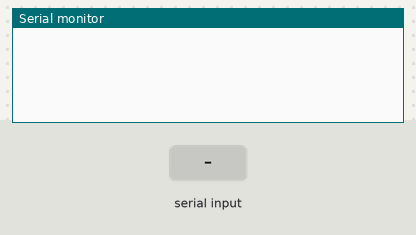
The sketch below on a simulated Arduino Uno, built with avr-gcc and run on an emulated ATmega328P. On the bench: the last lines printed to the serial monitor. Inputs (shaded band) come from the test bench.

Above: at 1.2 s.
1.3 s: byte 30 received over Serial
At 1.9 s:
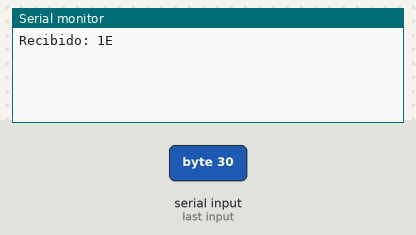
2.8 s: byte 90 received over Serial
At 4.0 s:
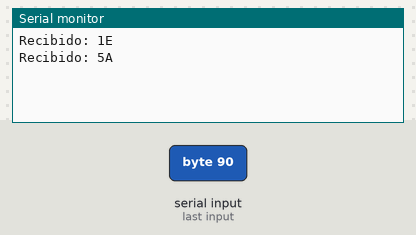
4.3 s: byte 120 received over Serial
At 5.4 s:
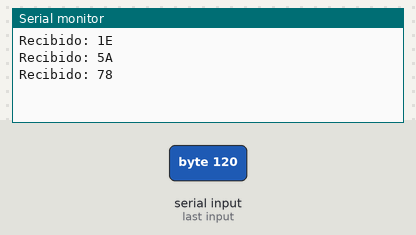

Measured:
- after the input at 1.3 s, the serial monitor: prints a new line at once (image 1)
- after the input at 2.8 s, the serial monitor: prints a new line at once (image 2)
- after the input at 4.3 s, the serial monitor: prints a new line at once (image 3)

The sketch:

Hito1.11.ino
```cpp
int a=0;
void setup()
{
  Serial.begin(9600);
}

void loop()
{
  if(Serial.available()>0){
    a=Serial.read();
    Serial.print("Recibido: ");
    Serial.println(a,HEX);
  }
}
```
